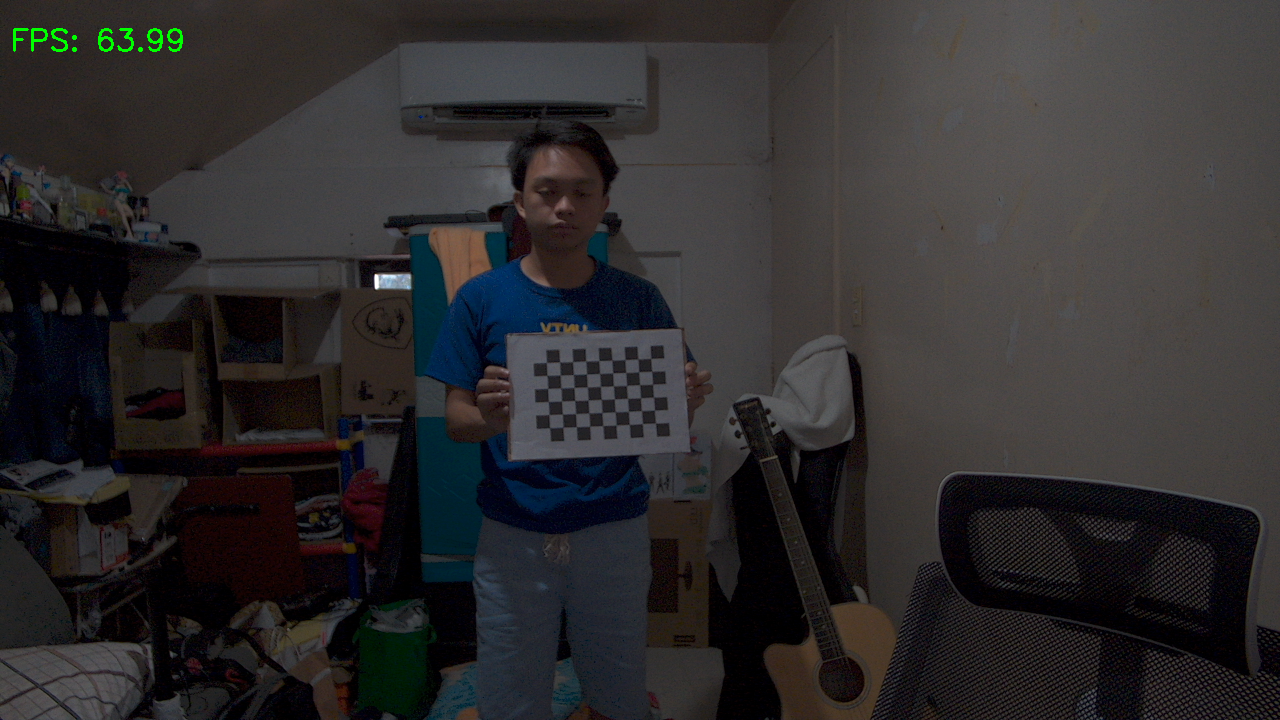
#> input picture Calibration/left_camera_frame/1.png, 1280 x 720 px; its folder holds 4 pictures in this run
$ python stereovision_calibration.py
#> lines starting #> are read from the running program, lines starting #| are printed output that depends on the picture; after the words box and inside, x2 and y2 are one past the last pixel; in counts of white or black regions, pixels touching at a corner belong together; pictures that were not available may be replaced by others from this repository, and a replacement may not be noted
import numpy as np
import cv2 as cv
import glob
import pickle
import os

# Chessboard settings
chessboardSize = (9, 6)
frameSize = (1280, 720)
square_size = 22  # Size of a square in mm

# Termination Criteria
criteria = (cv.TERM_CRITERIA_EPS + cv.TERM_CRITERIA_MAX_ITER, 30, 0.001)

# Prepare object points, like (0,0,0), (1,0,0), ... (6,5,0)
objp = np.zeros((chessboardSize[0] * chessboardSize[1], 3), np.float32)
objp[:, :2] = np.mgrid[0:chessboardSize[0], 0:chessboardSize[1]].T.reshape(-1, 2)
objp *= square_size  # Scale by square size

# Storage for points
objpoints = []  # 3D points in real world
imgpointsL = []  # 2D points for left camera
imgpointsR = []  # 2D points for right camera

# Load images
imagesLeft = glob.glob('left_camera_frame/*.png')
imagesRight = glob.glob('right_camera_frame/*.png')

# Detect chessboard corners
for imgLeft, imgRight in zip(imagesLeft, imagesRight):
    imgL = cv.imread(imgLeft)
#> imgL is the input picture: shape (720, 1280, 3); mean B, G, R 45.1, 44.4, 46.4
    imgR = cv.imread(imgRight)
    grayL = cv.cvtColor(imgL, cv.COLOR_BGR2GRAY)
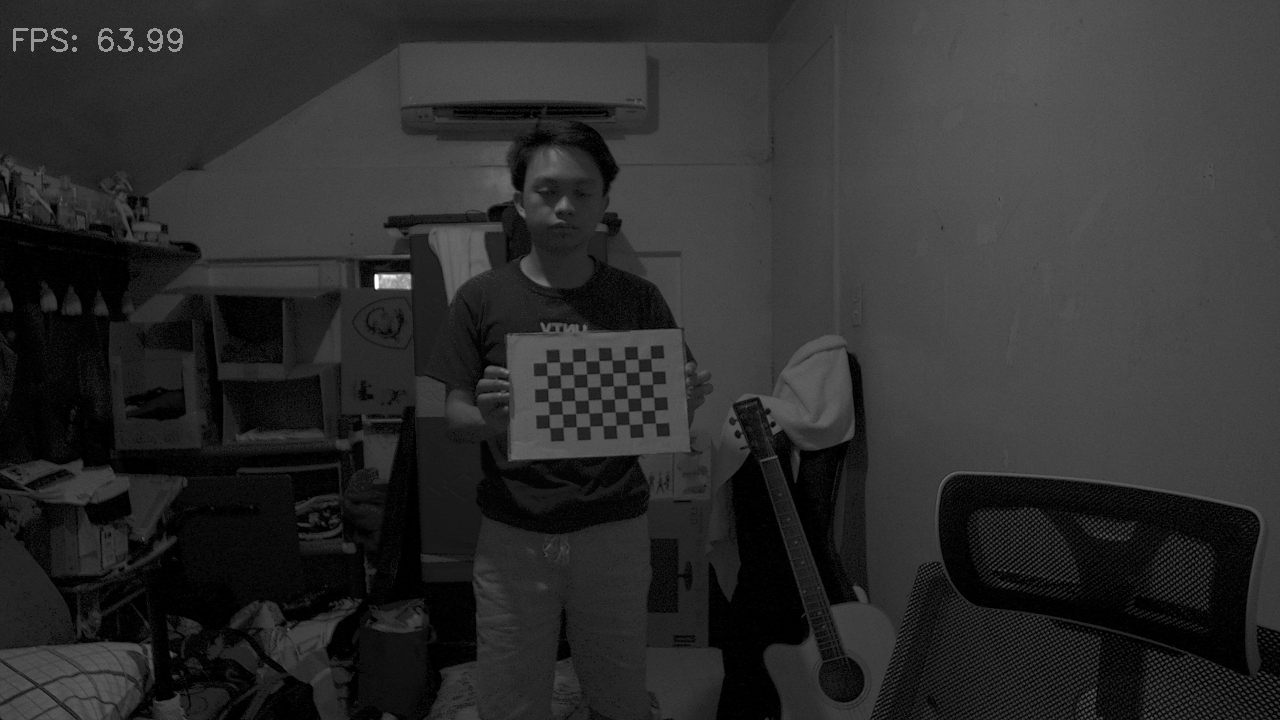
#> grayL: shape (720, 1280); min 0, max 255, mean 45.1
    grayR = cv.cvtColor(imgR, cv.COLOR_BGR2GRAY)

    # Find chessboard corners
    retL, cornersL = cv.findChessboardCorners(grayL, chessboardSize, None)
#> retL = True; cornersL = 54 rows, first 8: [655.4, 422.9], [642.4, 423.5], [629.3, 424.4], [616.2, 425], [602.6, 425.7], [589.6, 426.3], [576.4, 426.6], [562.9, 427.1]
    retR, cornersR = cv.findChessboardCorners(grayR, chessboardSize, None)
#> retR = True; cornersR has the same summary as cornersL

    if retL and retR:
        objpoints.append(objp)

        cornersL = cv.cornerSubPix(grayL, cornersL, (11,11), (-1,-1), criteria)
#> cornersL = 54 rows, first 8: [655.3, 423.2], [642.4, 423.5], [629.3, 424.4], [616, 425.1], [602.9, 425.6], [589.7, 426.2], [576.4, 426.8], [562.9, 427.2]
        cornersR = cv.cornerSubPix(grayR, cornersR, (11,11), (-1,-1), criteria)
#> cornersR has the same summary as cornersL

        imgpointsL.append(cornersL)
        imgpointsR.append(cornersR)

        # Draw detected corners
        cv.drawChessboardCorners(imgL, chessboardSize, cornersL, retL)
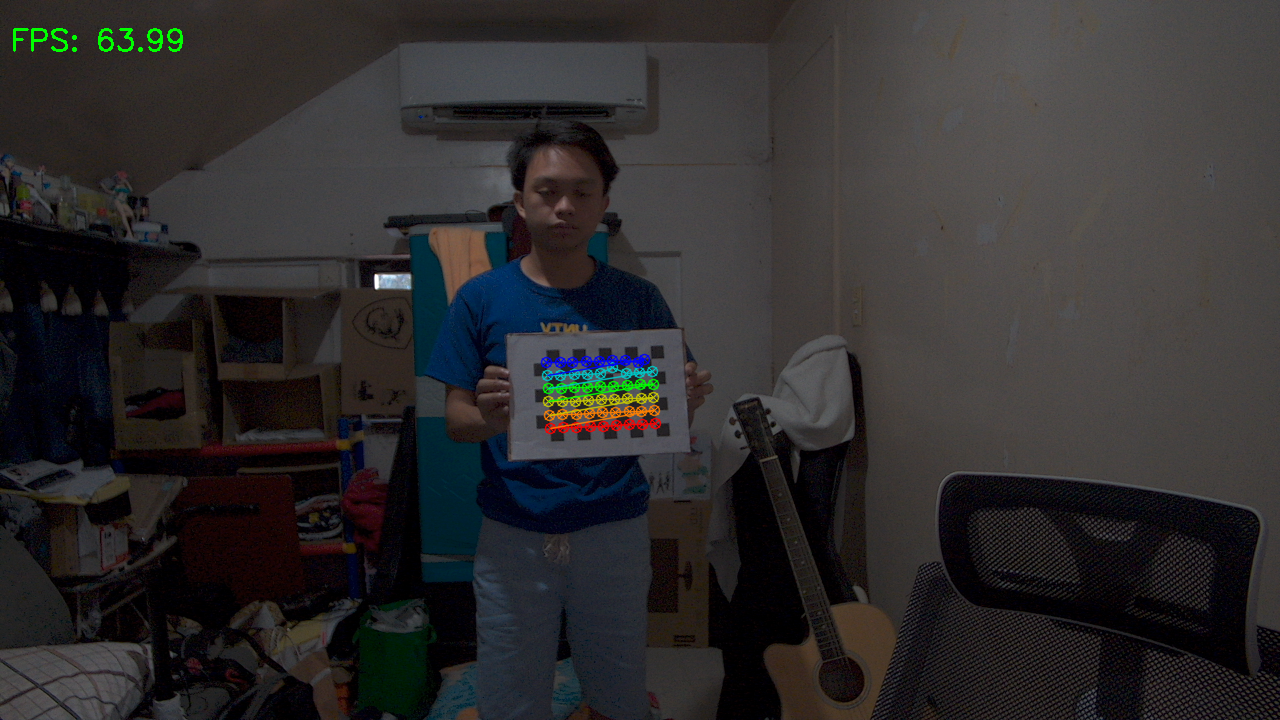
#> imgL: shape (720, 1280, 3); 0.75% of pixels changed, all inside (x1, y1, x2, y2) = (540, 353, 662, 435)
        cv.drawChessboardCorners(imgR, chessboardSize, cornersR, retR)
        cv.imshow('Left Chessboard', imgL)
        cv.imshow('Right Chessboard', imgR)
        cv.waitKey(500)

cv.destroyAllWindows()

# Check if calibration file exists
calib_file = "stereo_calibration_data.pkl"
if os.path.exists(calib_file):
    print("🔹 Loading saved calibration data...")
    with open(calib_file, "rb") as f:
#> (reads Calibration/stereo_calibration_data.pkl from the repository)
        calibration_data = pickle.load(f)

    cameraMatrixL = calibration_data["cameraMatrixL"]
    distL = calibration_data["distL"]
    cameraMatrixR = calibration_data["cameraMatrixR"]
    distR = calibration_data["distR"]
    rot = calibration_data["rot"]
    trans = calibration_data["trans"]
    essentialMatrix = calibration_data["essentialMatrix"]
    fundamentalMatrix = calibration_data["fundamentalMatrix"]

else:
    print("🔹 Performing new calibration...")

    # Individual Camera Calibration
    retL, cameraMatrixL, distL, rvecsL, tvecsL = cv.calibrateCamera(objpoints, imgpointsL, frameSize, None, None)
    newCameraMatrixL, roi_L = cv.getOptimalNewCameraMatrix(cameraMatrixL, distL, frameSize, 1, frameSize)

    retR, cameraMatrixR, distR, rvecsR, tvecsR = cv.calibrateCamera(objpoints, imgpointsR, frameSize, None, None)
    newCameraMatrixR, roi_R = cv.getOptimalNewCameraMatrix(cameraMatrixR, distR, frameSize, 1, frameSize)

    # Stereo Calibration
    flags = cv.CALIB_FIX_INTRINSIC
    criteria_stereo = (cv.TERM_CRITERIA_EPS + cv.TERM_CRITERIA_MAX_ITER, 30, 0.001)

    retStereo, cameraMatrixL, distL, cameraMatrixR, distR, rot, trans, essentialMatrix, fundamentalMatrix = cv.stereoCalibrate(
        objpoints, imgpointsL, imgpointsR, cameraMatrixL, distL, cameraMatrixR, distR, frameSize,
        criteria=criteria_stereo, flags=flags
    )

    # Save calibration results
    calibration_data = {
        "cameraMatrixL": cameraMatrixL,
        "distL": distL,
        "cameraMatrixR": cameraMatrixR,
        "distR": distR,
        "rot": rot,
        "trans": trans,
        "essentialMatrix": essentialMatrix,
        "fundamentalMatrix": fundamentalMatrix
    }

    with open(calib_file, "wb") as f:
        pickle.dump(calibration_data, f)
    print("✅ Calibration data saved!")

# Stereo Rectification
R1, R2, P1, P2, Q, roi1, roi2 = cv.stereoRectify(cameraMatrixL, distL, cameraMatrixR, distR, frameSize, rot, trans)

# Undistort and rectify images
left_map1, left_map2 = cv.initUndistortRectifyMap(cameraMatrixL, distL, R1, P1, frameSize, cv.CV_16SC2)
right_map1, right_map2 = cv.initUndistortRectifyMap(cameraMatrixR, distR, R2, P2, frameSize, cv.CV_16SC2)

# Process images for verification
for imgLeft, imgRight in zip(imagesLeft, imagesRight):
    imgL = cv.imread(imgLeft)
    imgR = cv.imread(imgRight)

    # Apply rectification maps
    rectifiedL = cv.remap(imgL, left_map1, left_map2, cv.INTER_LINEAR)
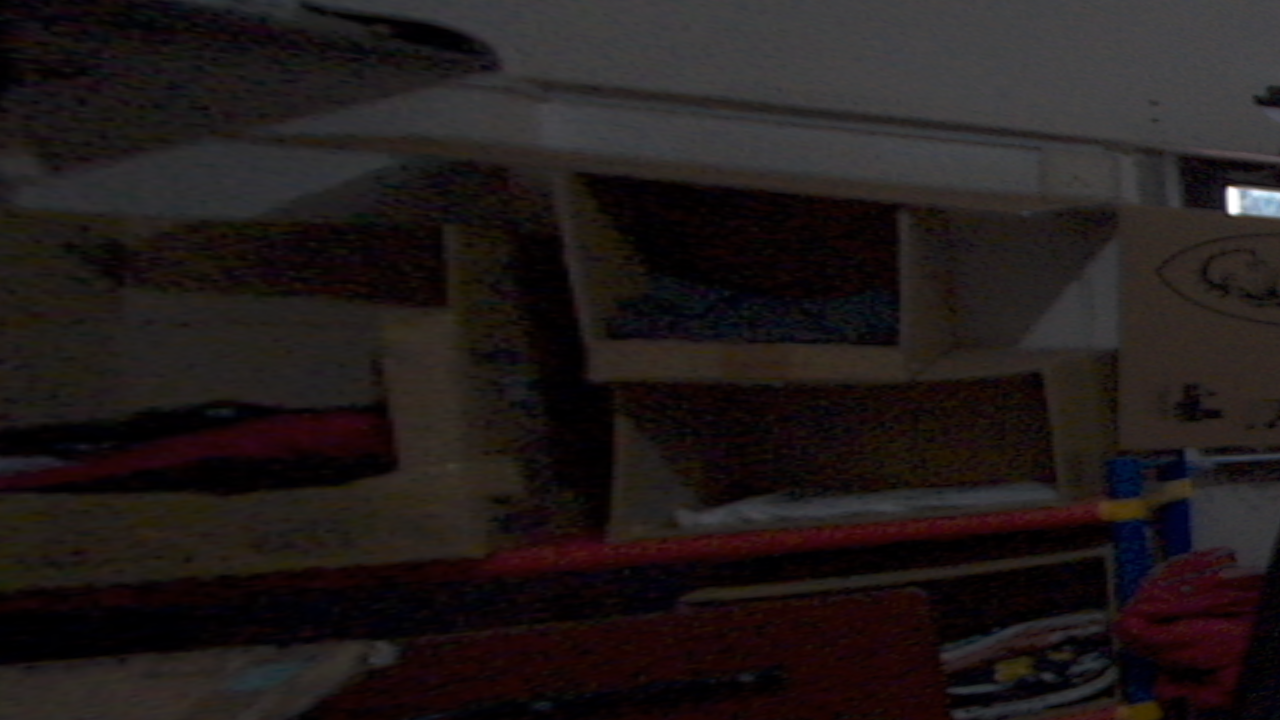
#> rectifiedL: shape (720, 1280, 3); mean B, G, R 26, 26.4, 33
    rectifiedR = cv.remap(imgR, right_map1, right_map2, cv.INTER_LINEAR)
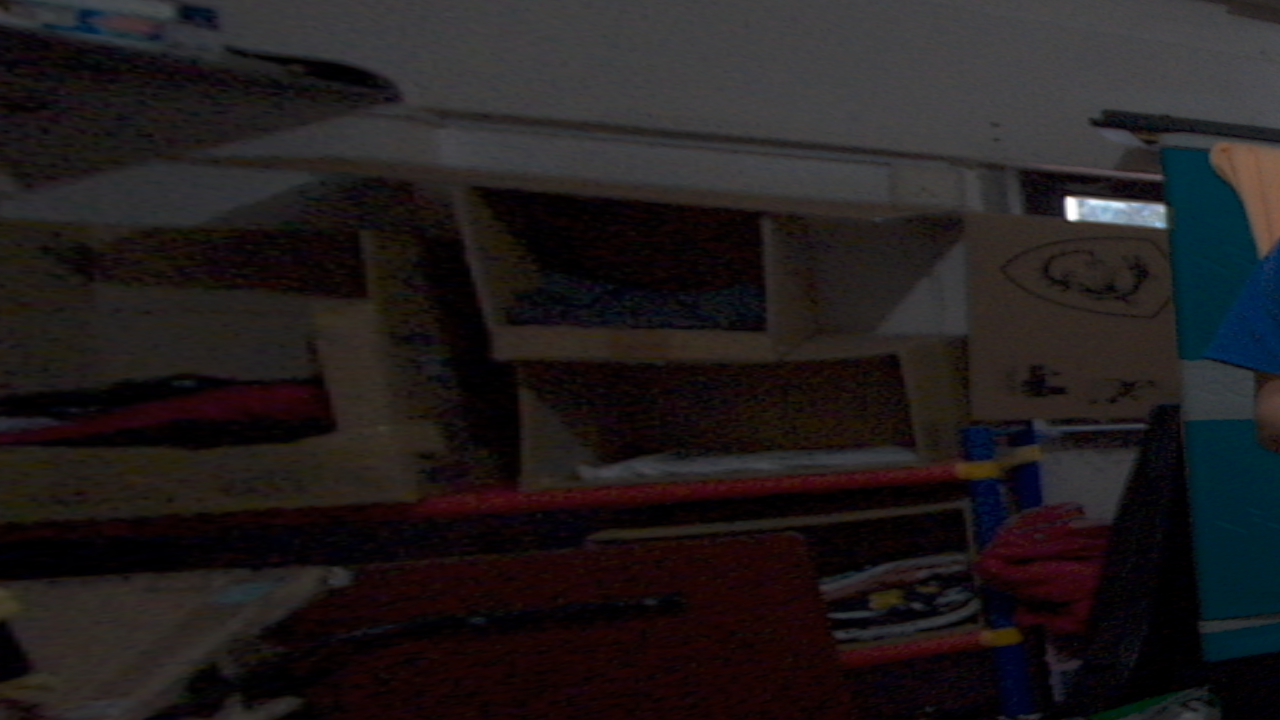
#> rectifiedR: shape (720, 1280, 3); mean B, G, R 29.1, 28.4, 33.1

    # Save rectified images
    cv.imwrite(f"rectified_left/{os.path.basename(imgLeft)}", rectifiedL)
    cv.imwrite(f"rectified_right/{os.path.basename(imgRight)}", rectifiedR)

    # Show rectified images
    rectified_pair = np.hstack((rectifiedL, rectifiedR))
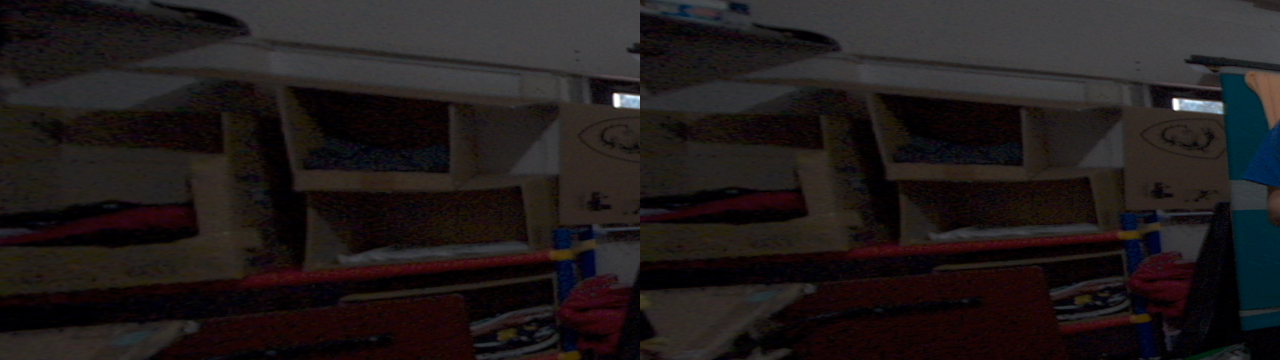
#> rectified_pair: shape (720, 2560, 3) (shown at 1/2 size); mean B, G, R 27.5, 27.4, 33
    cv.imshow("Rectified Stereo Pair", rectified_pair)
    cv.waitKey(500)

cv.destroyAllWindows()
print("✅ Rectified images saved and displayed!")
